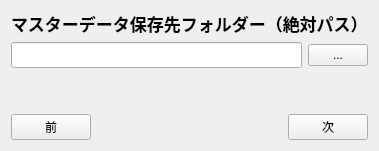
      <widget class="QWidget" name="pageMasterFolder">
       <layout class="QVBoxLayout" name="vLayout_23">
        <item>
         <widget class="QLabel" name="labelTitle_23">
          <property name="font"><font><pointsize>13</pointsize><bold>true</bold></font></property>
          <property name="text"><string>マスターデータ保存先フォルダー（絶対パス）</string></property>
         </widget>
        </item>
        <item>
         <layout class="QHBoxLayout" name="hInput_23">
          <item>
           <widget class="QLineEdit" name="lineEditMasterFolder">
            <property name="font"><font><pointsize>11</pointsize></font></property>
           </widget>
          </item>
          <item>
           <widget class="QPushButton" name="pushButtonBrowseMasterFolder">
            <property name="maximumSize"><size><width>60</width><height>16777215</height></size></property>
            <property name="text"><string>...</string></property>
           </widget>
          </item>
         </layout>
        </item>
        <item><spacer name="vSpacer_23"><property name="orientation"><enum>Qt::Vertical</enum></property><property name="sizeHint" stdset="0"><size><width>20</width><height>40</height></size></property></spacer></item>
        <item>
         <layout class="QHBoxLayout" name="hNav_23">
          <item><widget class="QPushButton" name="pushButtonPrev_23"><property name="text"><string>前</string></property></widget></item>
          <item><spacer name="hSpacer_23"><property name="orientation"><enum>Qt::Horizontal</enum></property><property name="sizeHint" stdset="0"><size><width>40</width><height>20</height></size></property></spacer></item>
          <item><widget class="QPushButton" name="pushButtonNext_23"><property name="text"><string>次</string></property></widget></item>
         </layout>
        </item>
       </layout>
      </widget>
